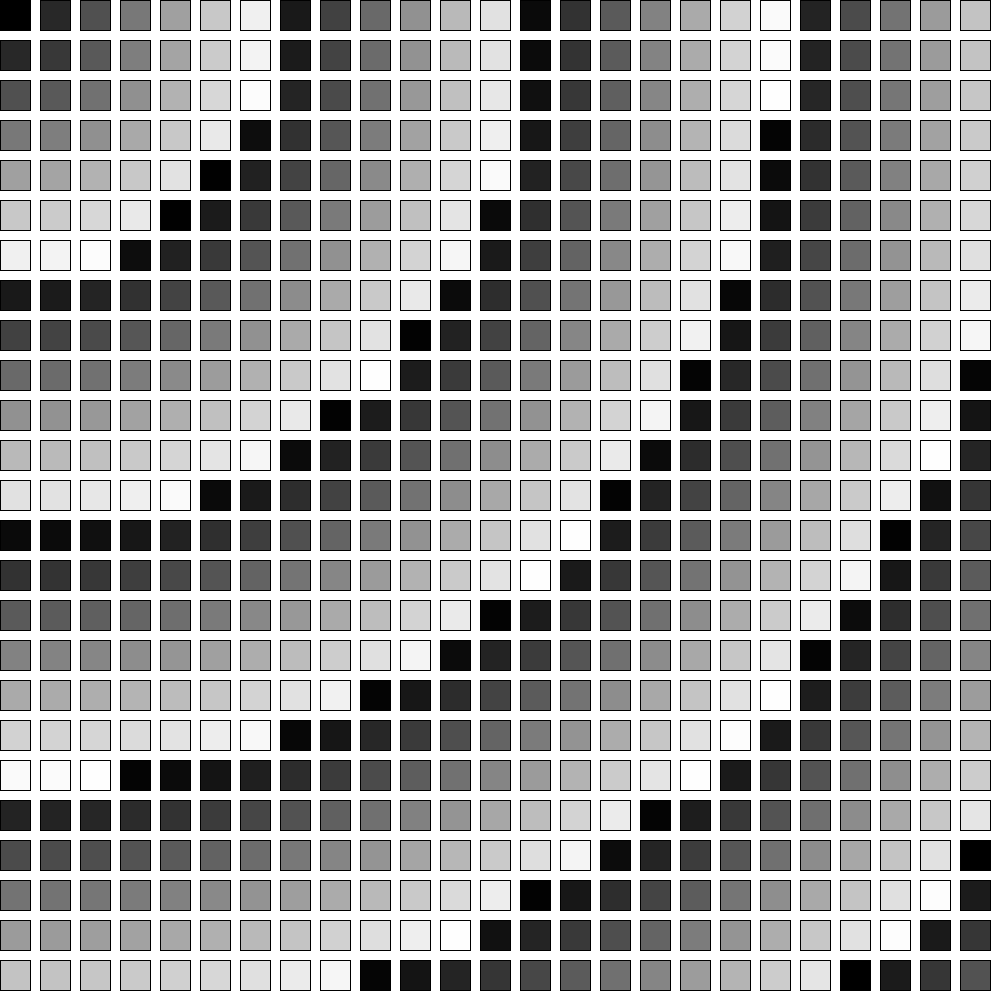
Frame 1 (no input)
Frame 60 (the mouse pressed at the canvas centre just before this capture): identical to frame 1, image omitted
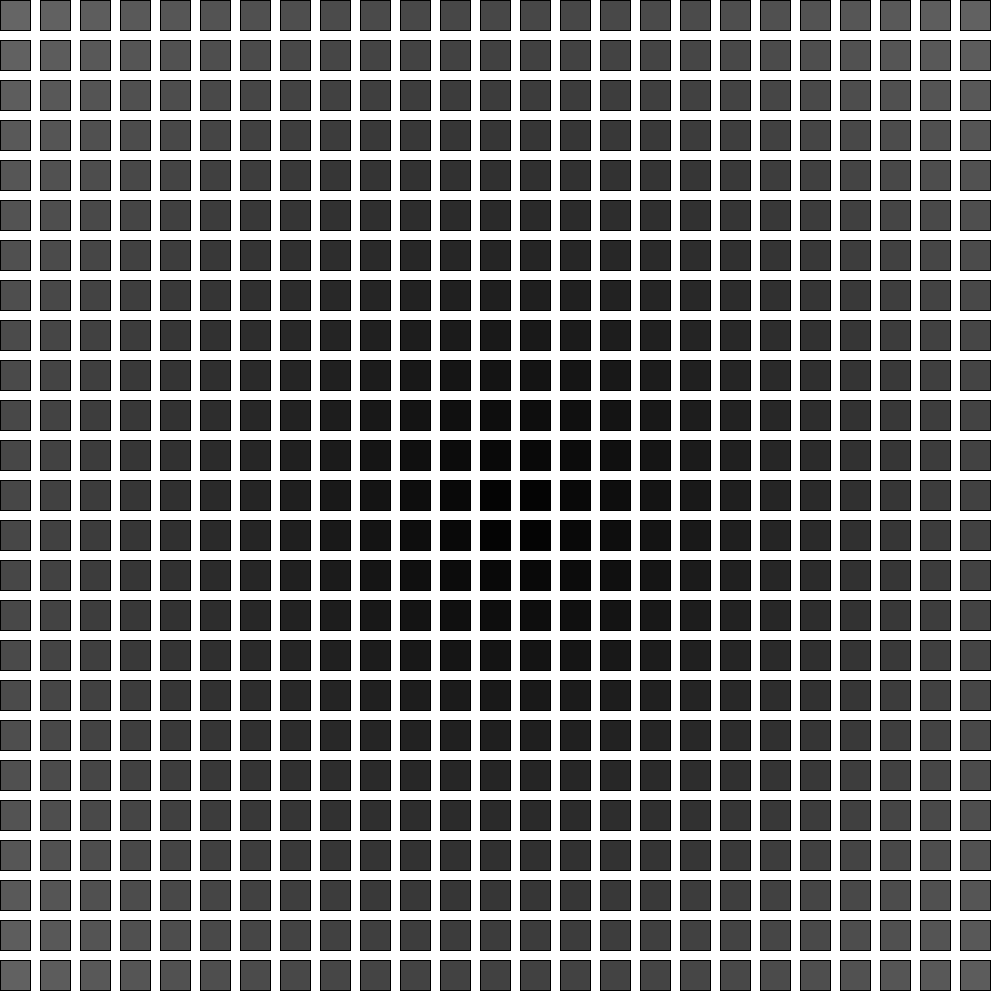
Frame 120 (the mouse held since frame 60 and released just before this capture)

The Processing sketch that drew these frames (run headless with seeded random() and noise(); from frame 60 on, the mouse is pressed at the canvas centre):

// Processing sketch: Practice_4_6
// ── Practice_4_6.pde
float div=1.0;
void setup(){
  background(255);
  size(1000,1000);
}
void draw(){
  if(mousePressed) div+=0.1;
  else div=1.0;
  for (int x=0; x<width;x+=40)
  for (int y=0;y<height;y+=40){
    fill((dist(x,y,mouseX,mouseY)/div)%255);
    rect(x,y,30,30);
  }
}
